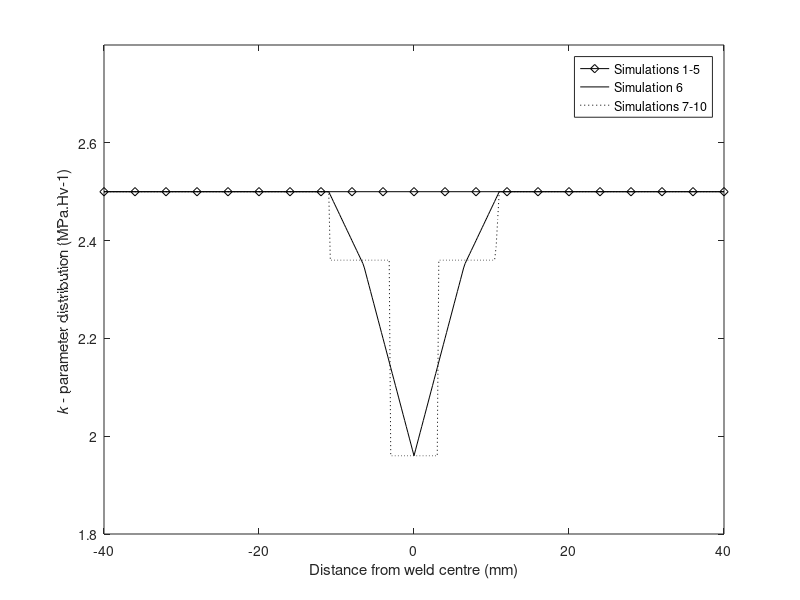
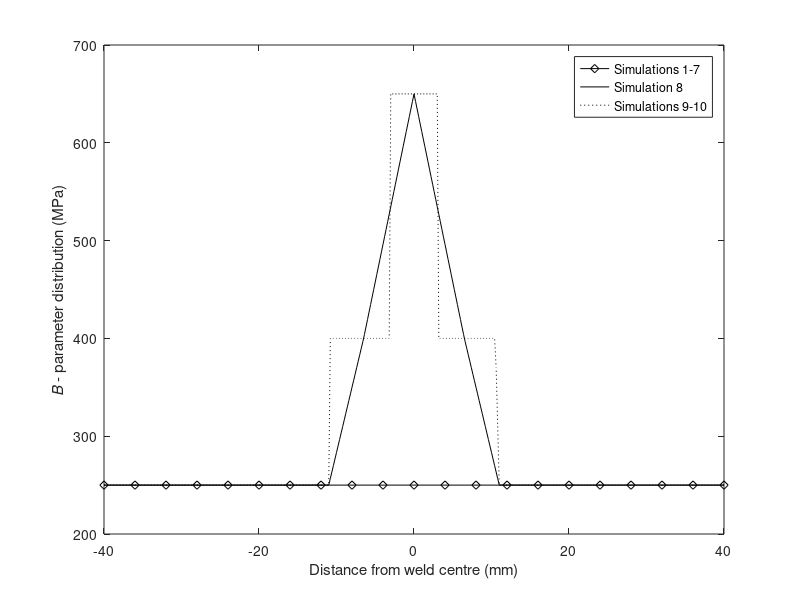
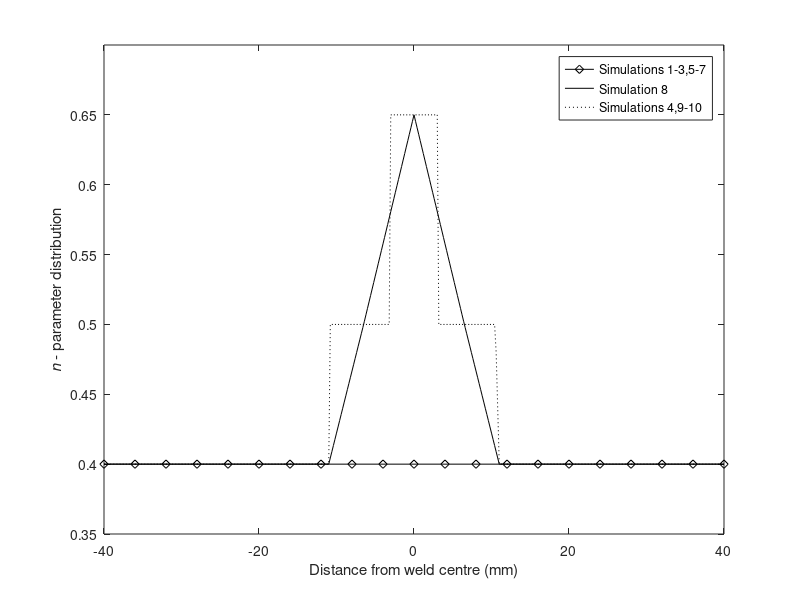

The MATLAB script that drew these images, in order:
close all;
clear all;
xi = -40:4:40;
K_1_5 =[-40 2.5;40 2.5];
yi = interp1(K_1_5(:,1),K_1_5(:,2),xi);
K_1_5 =[xi' yi'];
K_6 =[-40 2.5;-11 2.5;-6.5 2.35;0 1.96;6.5 2.35;11 2.5;40 2.5];
xi = -40:0.2:40;
yi = interp1(K_6(:,1),K_6(:,2),xi);
K_6 =[xi' yi'];
K_7_10 =[-40 2.5; -11 2.5; -10.9 2.36; -3.01 2.36; -3 1.96;0 1.96;3 1.96;3.01 2.36;10.5 2.36;11 2.5;40 2.5];
xi = -40:0.2:40;
yi = interp1(K_7_10(:,1),K_7_10(:,2),xi);
K_7_10 =[xi' yi'];

k=figure;
plot(K_1_5(:,1),K_1_5(:,2),'kd-')
hold on;
plot(K_6(:,1),K_6(:,2),'k-');
hold on;
plot(K_7_10(:,1),K_7_10(:,2),'k:');
xlabel('Distance from weld centre (mm)');
ylabel('\itk\rm - parameter distribution (MPa.Hv{-1}) ');
xlim([-40 40]);
ylim([1.8 2.8]);
legend('Simulations 1-5','Simulation 6','Simulations 7-10');
saveas(k,'AllKparameter','fig');
xi = -40:4:40;
B_1_7 =[-40 250;40 250];
yi = interp1(B_1_7(:,1),B_1_7(:,2),xi);
B_1_7 =[xi' yi'];
B_8 =[-40 250;-11 250;-6.5 400;0 650;6.5 400;11 250;40 250];
xi = -40:0.2:40;
yi = interp1(B_8(:,1),B_8(:,2),xi);
B_8 =[xi' yi'];
B_9_10 =[-40 250; -11 250; -10.9 400; -3.01 400; -3 650;0 650;3 650;3.01 400;10.5 400;11 250;40 250];
xi = -40:0.2:40;
yi = interp1(B_9_10(:,1),B_9_10(:,2),xi);
B_9_10 =[xi' yi'];



l=figure;
plot(B_1_7(:,1),B_1_7(:,2),'kd-')
hold on;
plot(B_8(:,1),B_8(:,2),'k-');
hold on;
plot(B_9_10(:,1),B_9_10(:,2),'k:');
xlabel('Distance from weld centre (mm)');
ylabel('\itB\rm - parameter distribution (MPa)');
xlim([-40 40]);
ylim([200 700]);
legend('Simulations 1-7','Simulation 8','Simulations 9-10');
saveas(l,'AllBparameter','fig');


xi = -40:4:40;
N_1_3_5_7 =[-40 0.400;40 0.400];
yi = interp1(N_1_3_5_7(:,1),N_1_3_5_7(:,2),xi);
N_1_3_5_7 =[xi' yi'];
N_8 =[-40 0.400;-11 0.400;-6.5 0.500;0 0.650;6.5 0.500;11 0.400;40 0.400];
xi = -40:0.2:40;
yi = interp1(N_8(:,1),N_8(:,2),xi);
N_8 =[xi' yi'];
N_4_9_10 =[-40 0.400; -11 0.400; -10.9 0.500; -3.01 0.500; -3 0.650;0 0.650;3 0.650;3.01 0.500;10.5 0.500;11 0.400;40 0.400];
xi = -40:0.2:40;
yi = interp1(N_4_9_10(:,1),N_4_9_10(:,2),xi);
N_4_9_10 =[xi' yi'];

m=figure;
plot(N_1_3_5_7(:,1),N_1_3_5_7(:,2),'kd-')
hold on;
plot(N_8(:,1),N_8(:,2),'k-');
hold on;
plot(N_4_9_10(:,1),N_4_9_10(:,2),'k:');
xlabel('Distance from weld centre (mm)');
ylabel('\itn\rm - parameter distribution');
xlim([-40 40]);
ylim([0.350 0.700]);
legend('Simulations 1-3,5-7','Simulation 8','Simulations 4,9-10');
saveas(m,'AllNparameter','fig');